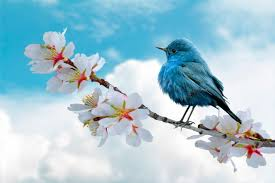
#> input picture 10_File Operations/08_ImageManagement/Images/image03.jpg, 275 x 183 px, found by its file name
$ python ex10-ThresholdImage.py
#> lines starting #> are read from the running program, lines starting #| are printed output that depends on the picture; after the words box and inside, x2 and y2 are one past the last pixel; in counts of white or black regions, pixels touching at a corner belong together
#!python3

import cv2
import os
os.system("cls")

print("\nReading the image file Please wait...", end="\n")

loadedImage = cv2.imread(r"C:\Practice\my-python-journey\10_File Operations\08_ImageManagement\Images\image03.jpg", cv2.IMREAD_GRAYSCALE)
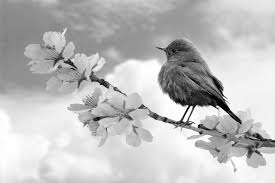
#> loadedImage: shape (183, 275); min 0, max 255, mean 190.6

_, binaryImage = cv2.threshold(loadedImage, 127, 255, cv2.THRESH_BINARY)
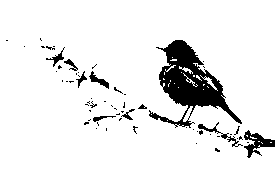
#> binaryImage: shape (183, 275); 91.7% white; 60 black regions (50 under 20 px), largest, box (x1, y1, x2, y2) and area: (149, 40, 242, 128) 2939, (244, 130, 275, 158) 356, (198, 122, 243, 147) 162

cv2.imshow("Threshold Image", binaryImage)
cv2.waitKey(0)
cv2.destroyAllWindows()

cv2.imwrite(r"C:\Practice\my-python-journey\10_File Operations\08_ImageManagement\savedFiles\thresholdImage.jpg", binaryImage)

$ run again, with 10_File Operations/08_ImageManagement/Images/image02.jpg copied over 10_File Operations/08_ImageManagement/Images/image03.jpg
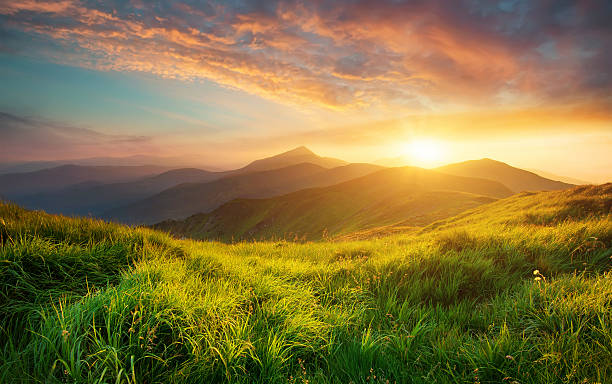
#> input picture 10_File Operations/08_ImageManagement/Images/image02.jpg, 612 x 384 px, found by its file name
#> `loadedImage = cv2.imread(r"C:\Practice\my-python-journey\10_File Opera..`:
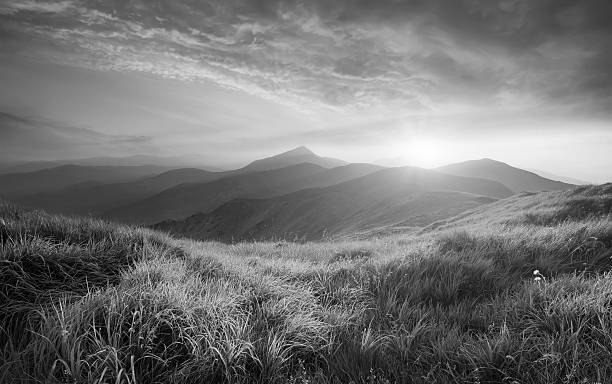
#> loadedImage: shape (384, 612); min 0, max 255, mean 116.6
#> `_, binaryImage = cv2.threshold(loadedImage, 127, 255, cv2.THRESH_BINARY)`:
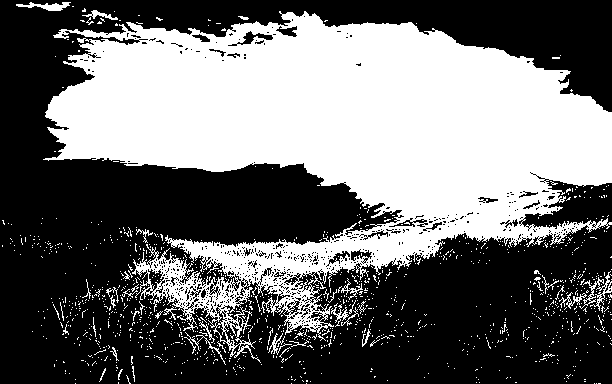
#> binaryImage: shape (384, 612); 42.7% white; 1156 white regions (1116 under 20 px), largest, box (x1, y1, x2, y2) and area: (43, 11, 612, 363) 95275, (579, 271, 612, 311) 312, (16, 2, 71, 11) 239

$ run again, with 10_File Operations/08_ImageManagement/Images/image05.jpg copied over 10_File Operations/08_ImageManagement/Images/image03.jpg
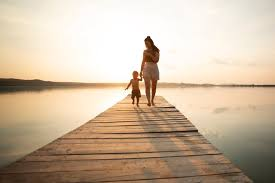
#> input picture 10_File Operations/08_ImageManagement/Images/image05.jpg, 275 x 183 px, found by its file name
#> `loadedImage = cv2.imread(r"C:\Practice\my-python-journey\10_File Opera..`:
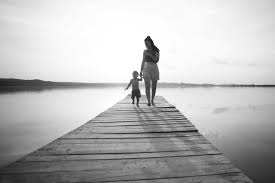
#> loadedImage: shape (183, 275); min 1, max 255, mean 186.4
#> `_, binaryImage = cv2.threshold(loadedImage, 127, 255, cv2.THRESH_BINARY)`:
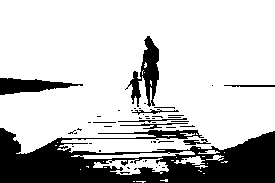
#> binaryImage: shape (183, 275); 77% white; 50 black regions (40 under 20 px), largest, box (x1, y1, x2, y2) and area: (0, 128, 275, 183) 9061, (125, 36, 159, 107) 1001, (0, 78, 83, 95) 789
